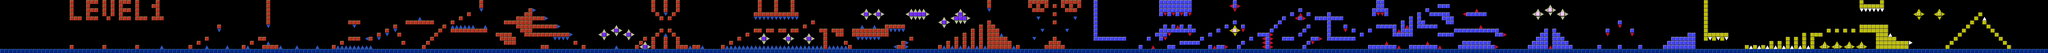

A level layout from a 2D game, rendered from its tile map. Below: a short description, then the map file with tile-grid data replaced by summaries:
An orthogonal 500x13 tile map with 64x64 px tiles, 3 tile layers (Blocks, Floor, Triangles).

<map version="1.0" orientation="orthogonal" renderorder="left-down" width="500" height="13" tilewidth="64" tileheight="64" nextobjectid="1">
 <tileset firstgid="1" name="Blocks" tilewidth="64" tileheight="64" tilecount="70" columns="5">
  <image source="Blocks.png" trans="040000" width="374" height="936" />
  <terraintypes>
   <terrain name="New Terrain" tile="-1" />
  </terraintypes>
  <tile id="4" terrain="0,0,0,0" />
 </tileset>
 <layer name="Blocks" width="500" height="13">
  <data>[6500 cells, 1480 non-empty, 11 distinct tile ids]</data>
 </layer>
 <layer name="Floor" width="500" height="13">
  <data>[6500 cells, 505 non-empty, 2 distinct tile ids]</data>
 </layer>
 <layer name="Triangles" width="500" height="13">
  <data>[6500 cells, 418 non-empty, 24 distinct tile ids]</data>
 </layer>
</map>